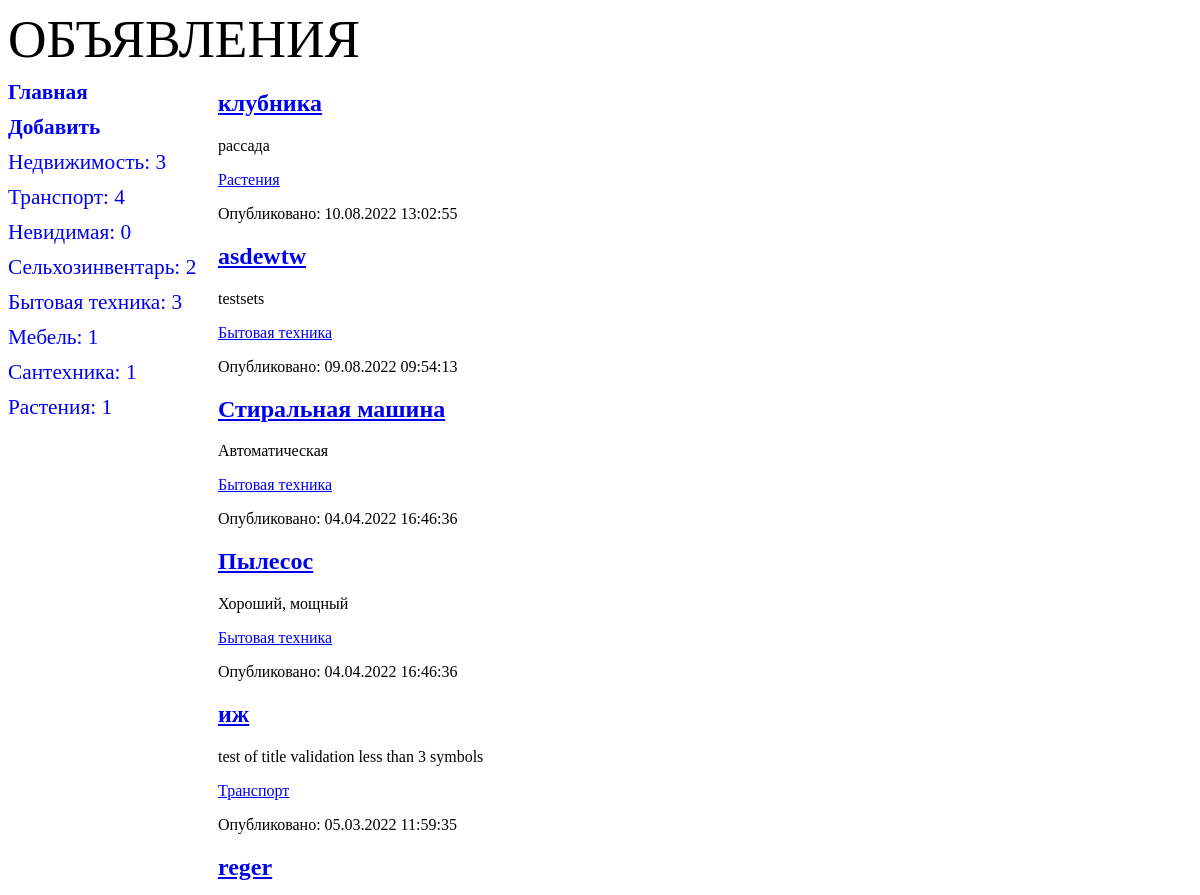
Page /bboard/ (upper part) on the earlier database version.
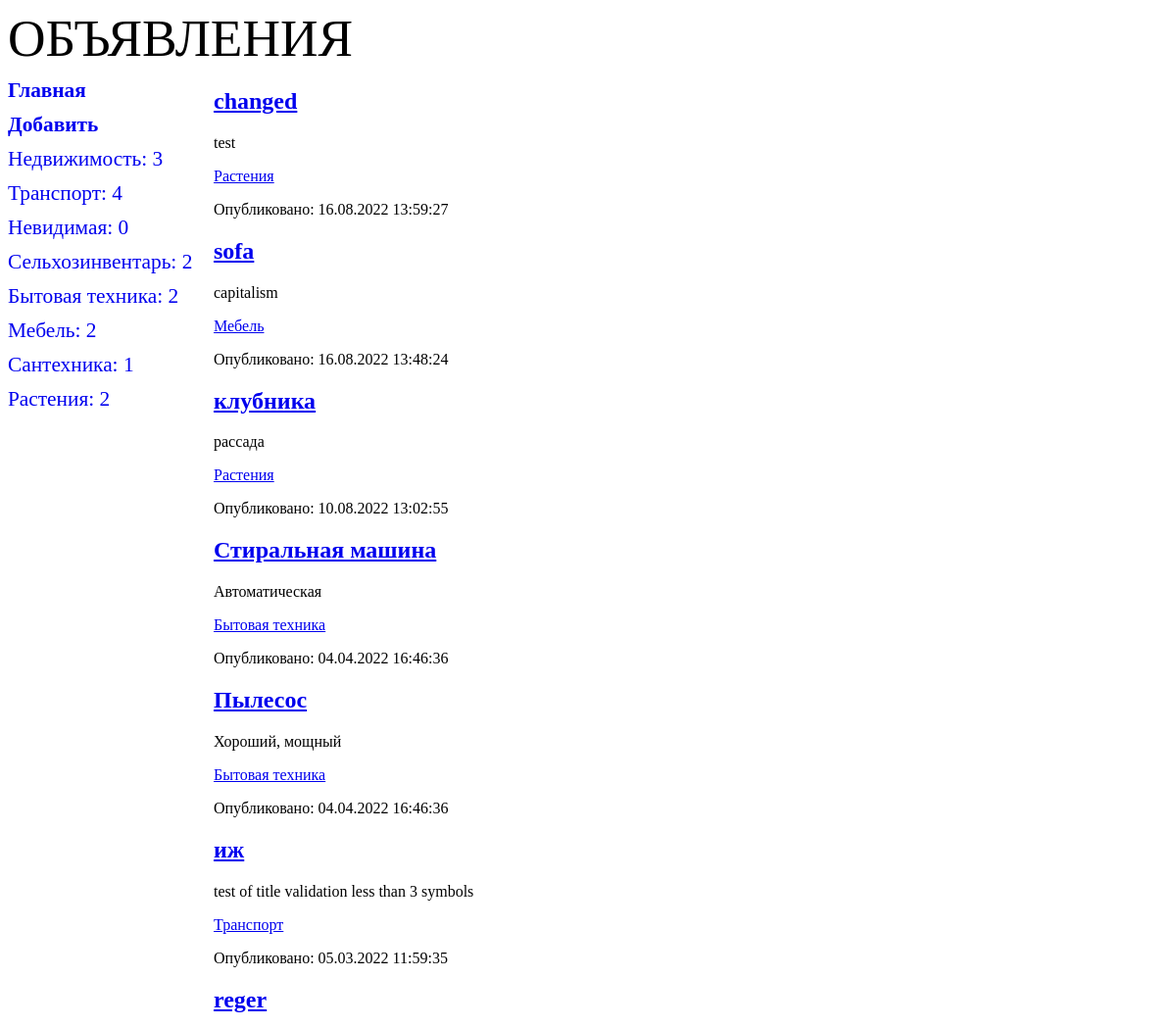
Same page on the later database version.
### bboard/models.py (models this page shows, shortened)
class Rubric(models.Model) :
    def get_absolute_url(self):
        return f'/bboard/{self.pk}'
    name = models.CharField(
        max_length=20, db_index=True, verbose_name='Название'
        )
    show = models.BooleanField(default=True)    # Не дает возможность выбрать рубрику False
    class Meta:
        verbose_name_plural = 'Рубрики'
        verbose_name        = 'Рубрика'
        ordering            = ['name']

class Bb(models.Model):
    class Kinds(models.TextChoices):
                    BUY = 'b', 'Куплю'
                    SELL = 's', 'Продам'
                    EXCHANGE = 'с', 'Обменяю'
                    RENT = 'r'
                    __empty__ = 'Выберите тип публикуемого объявления'
    kind = models.CharField(
        max_length=1,choices=Kinds.choices,default=Kinds.SELL
        )
    title = models.CharField(
        max_length=50, verbose_name='Товар',
        validators=[validators.MinLengthValidator(get_min_length)],
                                    )
    content = models.TextField(
        null=True, blank=True, verbose_name='Описание'
        )
    price = models.FloatField(
        null=True, blank=True, verbose_name="Цена",
        )
    published = models.DateTimeField(
        auto_now_add=True, db_index=True, verbose_name="Опубликовано"
        )
    changed = models.DateTimeField(
        auto_now=True, db_index=True, verbose_name="Изменено"
        )
    rubric = models.ForeignKey(
        'Rubric', null=True, on_delete=models.PROTECT, verbose_name='Рубрика',
        limit_choices_to={'show': True} #  limit_choices_to в форме работает но отображается на сайте
        )
    class Meta:
        verbose_name_plural = 'Объявления'
        verbose_name        = 'Объявление'
        ordering            = ['-published']
        unique_together     = ('title', 'price')    # Ограничение на уже имеющуюся комбинацию в БД

### bboard/views.py (the view)
# urls.py: path('', BbIndexView.as_view(), name='index'),
class BbIndexView(ArchiveIndexView):
    model = Bb
    date_field = 'published'
    date_list_period: str = 'year'
    template_name: str = 'bboard/index.html'
    context_object_name: str = 'bbs'
    allow_empty: bool = True
    def get_context_data(self, *args, **kwargs: any):
        context = super().get_context_data(*args, **kwargs)
        context['rc'] = RC
        return context

### bboard/templates/bboard/index.html
{% extends "layout/basic.html" %}
{% block content %}
{% for bb in bbs %}
<div>
    <h2><a href="{% url 'detail' pk=bb.pk %}">{{ bb.title }}</a></h2>
    <p>{{ bb.content }}</p>
    <p><a href="/bboard/{{ bb.rc.pk }}/">
            {{ bb.rubric.name }}</a></p>
    <p>Опубликовано: {{ bb.published|date:"d.m.Y H:i:s" }}</p>
</div>
{% endfor %}
{% endblock %}

### bboard/templates/layout/basic.html (shortened to what this page needs)
{% load static %}
<!DOCTYPE html>
<html>
<head>
</head>
<body>
    <header>
        <hl>Объявления</hl>
        <link rel="stylesheet" type="text/css" href="{% static 'bboard/style.css' %}">
    </header>
    <nav>
        <a href="{% url 'index' %}"><b>Главная</b></а>
            <a href="{% url 'add' %}"><b>Добавить</b></а>
                {% for rubric in rc %}
                    <a href="{{ rubric.get_absolute_url }}">
                        {{ rubric.name }}: {{ rubric.bb__count }}
                    </a>
                {% endfor %}
    </nav>
    <section>
        {% block content %}
        {% endblock %}
    </section>
</body>
</html>

Differences in the rows shown:
removed Bb: title "asdewtw", content "testsets", rubric.name "Бытовая техника", published "09.08.2022 09:54:13"
computed for Rubric "Бытовая техника": bb__count "3" → "2"
computed for Rubric "Мебель": bb__count "1" → "2"
computed for Rubric "Растения": bb__count "1" → "2"
added Bb: title "changed", content "test", rubric.name "Растения", published "16.08.2022 13:59:27"
added Bb: title "sofa", content "capitalism", rubric.name "Мебель", published "16.08.2022 13:48:24"
